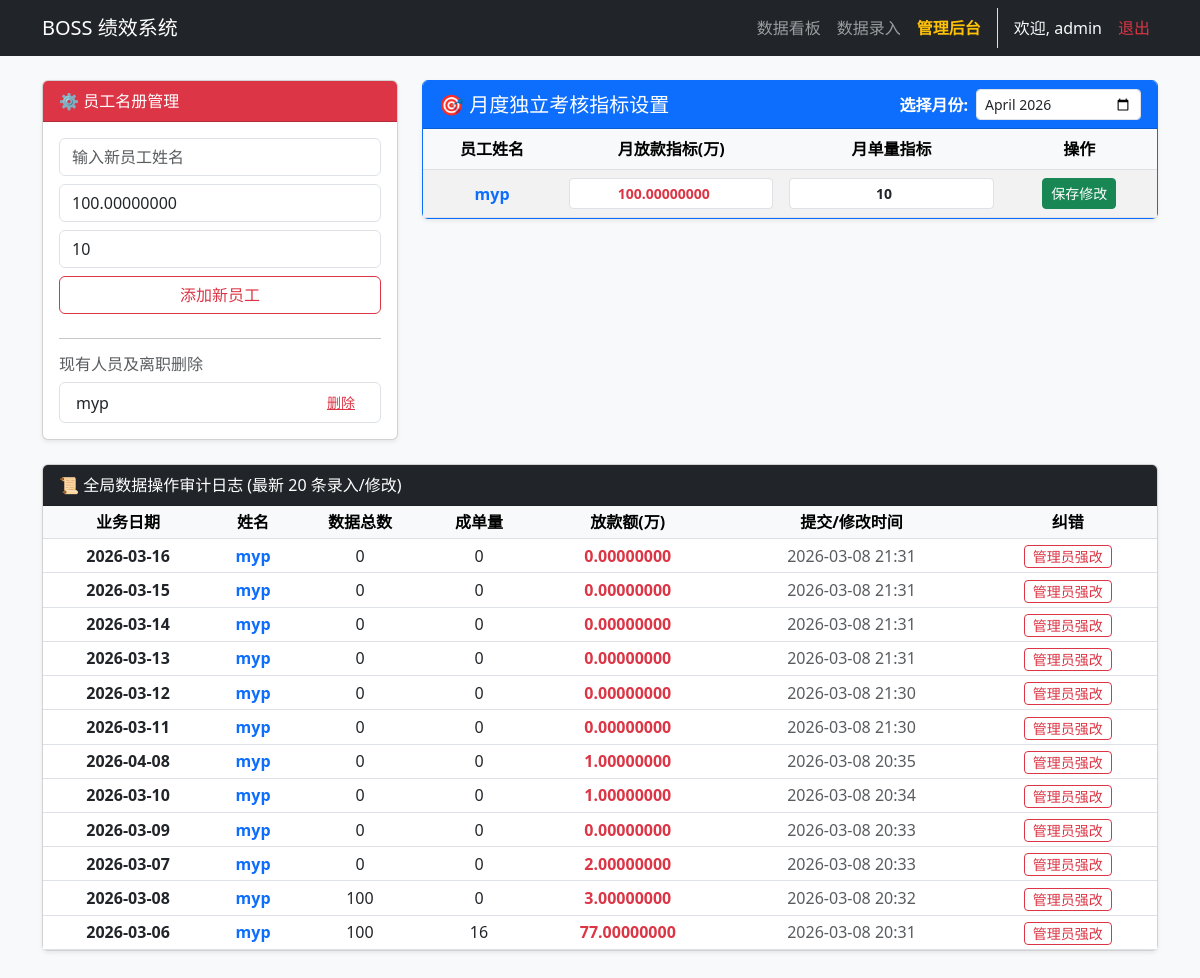
Page /admin (signed in) on the earlier database version.
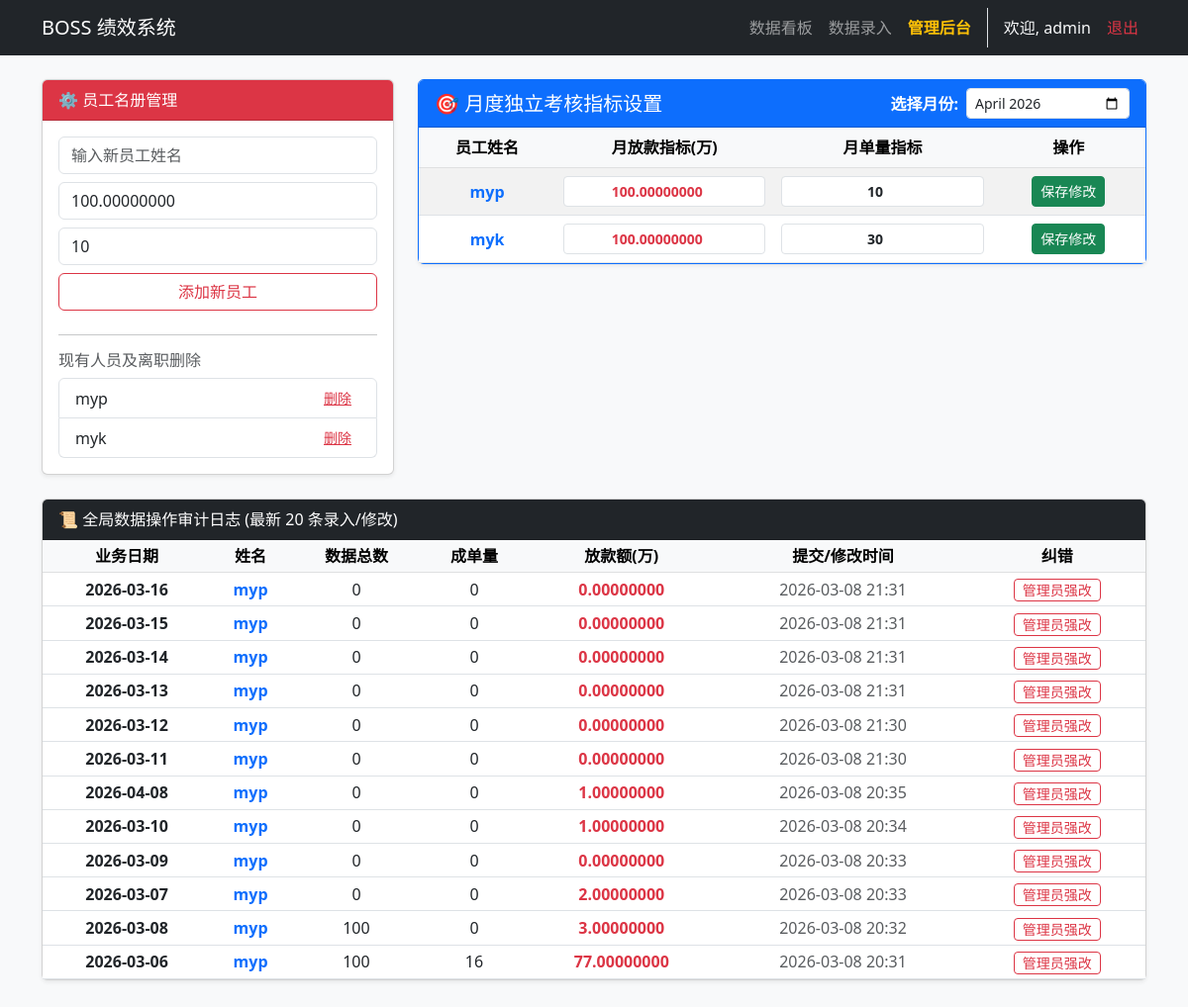
Same page on the later database version.
### app.py (models this page shows)
class Employee(db.Model):
    id = db.Column(db.Integer, primary_key=True)
    name = db.Column(db.String(50), unique=True, nullable=False)

class DailyLog(db.Model):
    id = db.Column(db.Integer, primary_key=True)
    date = db.Column(db.String(20), index=True)
    name = db.Column(db.String(50), index=True)
    total_data_count = db.Column(db.Integer, default=0)
    connected = db.Column(db.Integer, default=0)
    added_wechat = db.Column(db.Integer, default=0)
    pre_audit = db.Column(db.Integer, default=0)
    pre_pass = db.Column(db.Integer, default=0)
    final_audit = db.Column(db.Integer, default=0)
    final_pass = db.Column(db.Integer, default=0)
    loan_orders = db.Column(db.Integer, default=0)
    loan_amount = db.Column(Numeric(precision=18, scale=8), default=0.0)
    next_day_est = db.Column(Numeric(precision=18, scale=8), default=0.0)
    timestamp = db.Column(db.DateTime, default=datetime.datetime.now, index=True)

class MonthlyTarget(db.Model):
    id = db.Column(db.Integer, primary_key=True)
    name = db.Column(db.String(50), nullable=False)
    month = db.Column(db.String(20), nullable=False)
    target_loan = db.Column(Numeric(precision=18, scale=8), default=100.0)
    target_orders = db.Column(db.Integer, default=10)

### app.py (the view, shortened to what this page needs)
@app.route('/admin', methods=['GET', 'POST'])
@login_required
@admin_required
def admin_panel():
    target_month = request.args.get('target_month', datetime.date.today().strftime('%Y-%m'))
    all_employees = Employee.query.all()  # 所有在职员工
    existing_targets = MonthlyTarget.query.filter_by(month=target_month).all()
    target_dict = {tgt.name: tgt for tgt in existing_targets}  # 已有目标的员工
    processed_targets = []
    for emp in all_employees:
        if emp.name in target_dict:
            processed_targets.append(target_dict[emp.name])
        else:
            default_target = MonthlyTarget(
                name=emp.name,
                month=target_month,
                target_loan=100.0,
                target_orders=10
            )
            processed_targets.append(default_target)
    logs = DailyLog.query.order_by(DailyLog.timestamp.desc()).limit(20).all()
    return render_template(
        'admin.html',
        employees=all_employees,
        logs=logs,
        target_month=target_month,
        targets=processed_targets  # 替换原有targets，确保每个员工都有数据
    )

### app.py (called while the page is built)
def login_required(f):
    @wraps(f)
    def decorated_function(*args, **kwargs):
        if 'user_id' not in session:
            return redirect(url_for('login'))
        return f(*args, **kwargs)
    return decorated_function

def admin_required(f):
    @wraps(f)
    def decorated_function(*args, **kwargs):
        if not session.get('is_admin'):
            return redirect(url_for('dashboard'))
        return f(*args, **kwargs)
    return decorated_function

### templates/admin.html (shortened to what the changed rows need)
{% extends "layout.html" %}
{% block content %}
<div class="row">
    <div class="col-md-4">
        <div class="card shadow-sm mb-4">
            <div class="card-body">
                <ul class="list-group">
                    {% for emp in employees %}
                    <li class="list-group-item d-flex justify-content-between align-items-center py-1">
                        {{ emp.name }}
                        <form method="POST" onsubmit="return confirm('警告：确定要删除 {{ emp.name }} 吗？他所有的历史流水和指标将被彻底清空！');">
                            <button type="submit" class="btn btn-sm btn-link text-danger">删除</button>
                        </form>
                    </li>
                    {% endfor %}
                </ul>
            </div>
        </div>
    </div>
    <div class="col-md-8">
        <div class="card shadow-sm mb-4 border-primary">
            <div class="card-body p-0">
                <div class="table-responsive">
                    <table class="table table-hover table-striped m-0 align-middle text-center">
                        <thead class="table-light">
                            <tr>
                                <th>员工姓名</th>
                                <th>月放款指标(万)</th>
                                <th>月单量指标</th>
                                <th>操作</th>
                            </tr>
                        </thead>
                        <tbody>
                            {% for tgt in targets %}
                            <tr>
                                <form method="POST">
                                    <td class="fw-bold text-primary">{{ tgt.name }}</td>
                                    <td width="30%"><input type="number" step="0.00000001" name="target_loan" class="form-control form-control-sm text-center fw-bold text-danger" value="{{ "%.8f"|format(tgt.target_loan|float) }}"></td>
                                    <td width="30%"><input type="number" name="target_orders" class="form-control form-control-sm text-center fw-bold" value="{{ tgt.target_orders }}"></td>
                                    <td><button type="submit" class="btn btn-sm btn-success">保存修改</button></td>
                                </form>
                            </tr>
                            {% endfor %}
                        </tbody>
                    </table>
                </div>
            </div>
        </div>
    </div>
</div>
<div class="row">
    <div class="col-md-12">
        <div class="card shadow-sm">
            <div class="card-body p-0">
                <div class="table-responsive">
                    <table class="table table-sm table-hover m-0 align-middle text-center">
                        <thead class="table-light">
                            <tr>
                                <th>业务日期</th><th>姓名</th><th>数据总数</th><th>成单量</th><th>放款额(万)</th><th>提交/修改时间</th><th>纠错</th>
                            </tr>
                        </thead>
                        <tbody>
                            {% for log in logs %}
                            <tr>
                                <td class="fw-bold">{{ log.date }}</td>
                                <td class="fw-bold text-primary">{{ log.name }}</td>
                                <td>{{ log.total_data_count }}</td>
                                <td>{{ log.loan_orders }}</td>
                                <td class="text-danger fw-bold">{{ "%.8f"|format(log.loan_amount|float) }}</td>
                                <td class="text-muted">{{ log.timestamp.strftime('%Y-%m-%d %H:%M') }}</td>
                                <td><a href="{{ url_for('edit_log', log_id=log.id) }}" class="btn btn-sm btn-outline-danger py-0">管理员强改</a></td>
                            </tr>
                            {% endfor %}
                        </tbody>
                    </table>
                </div>
            </div>
        </div>
    </div>
</div>
{% endblock %}

Differences in the rows shown:
added Employee: name "myk", shown under "现有人员及离职删除"
added MonthlyTarget: name "myk", target_loan "100.00000000", target_orders "30"
